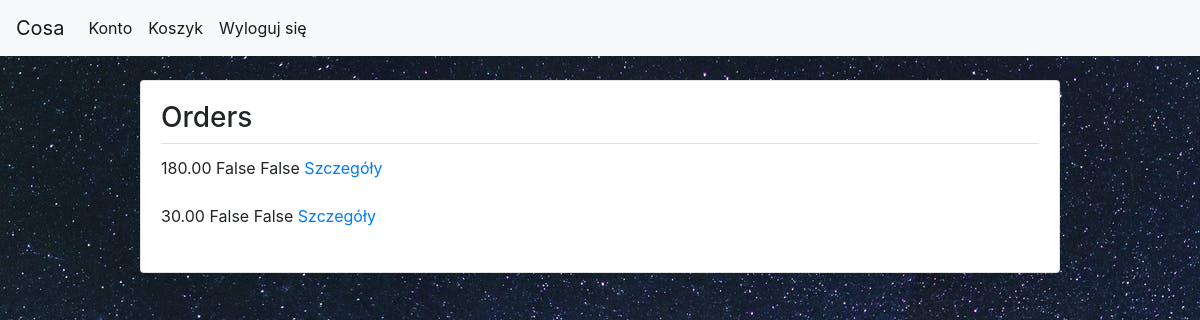
The page /orders/ (signed in) on the database as committed earlier.
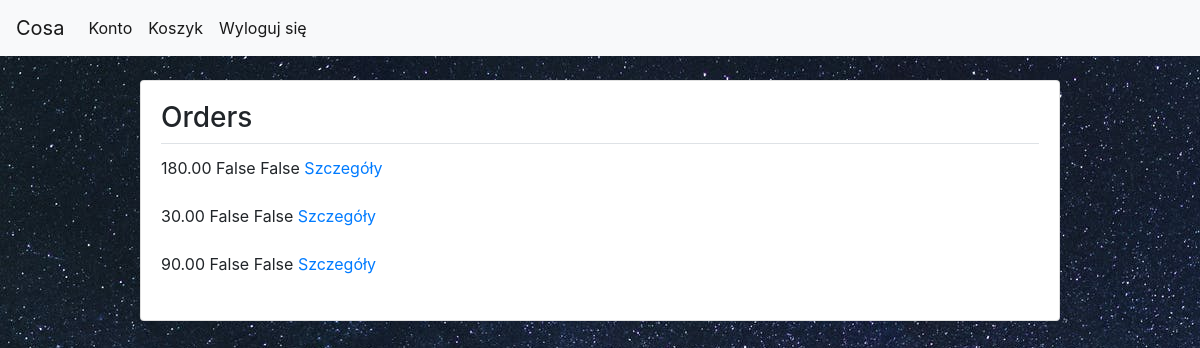
The same page on the database as committed later.
### orders/models.py (models this page shows, shortened)
class Order(models.Model):
    inpost_code = models.CharField(max_length=6)
    change_date = models.DateTimeField(auto_now=True)
    order_date = models.DateTimeField(auto_now_add=True)
    customer = models.ForeignKey(
        User, on_delete=models.CASCADE, related_name="orders")
    is_paid = models.BooleanField(default=False)
    is_sent = models.BooleanField(default=False)
    def cost(self):
        cost = sum([i.full_price() for i in self.products.all()])
        return cost

class OrderProduct(models.Model):
    order = models.ForeignKey(Order, on_delete=models.CASCADE, related_name="products")
    product = models.ForeignKey(Product, on_delete=models.DO_NOTHING)
    price = models.DecimalField(max_digits=6, decimal_places=2)
    quantity = models.PositiveIntegerField()
    def full_price(self):
        return self.price*self.quantity

### orders/views.py (the view)
# urls.py: path("", orders_view, name="orders"),
@login_required
def orders_view(request):
    return render(request, "orders/orders.html", {"orders":request.user.orders.all()})

### templates/orders/orders.html (shortened to what this page needs)
{% extends "base_card.html" %}
{% block card_title %}Orders{% endblock %}
{% block card_content %}
{% for order  in orders %}
    {{order.cost}}
    {{order.is_paid}}
    {{order.is_sent}}
    <a href="{% url 'orders:order_detail' order.pk %}">Szczegóły</a><br><br>
{% endfor %}
{% endblock %}

### templates/base_card.html (shortened to what this page needs)
{% extends "base.html" %}
{% block content %}
<div class="container">
    <div class="row">
        <div class="col-lg-10 mx-auto">
            <div class="card mt-4">
                <div class="card-body">
                    <div class="card-title border-bottom">
                        <h3>{% block card_title %} {% endblock %}</h3>
                    </div>
                    {% block card_content %}
                    {% endblock %}
                </div>
            </div>
        </div>
    </div>
</div>
{% endblock %}

### templates/base.html (shortened to what this page needs)
{%load static%}
<html lang="pl">
<head>
    <link rel="stylesheet" href="https://stackpath.bootstrapcdn.com/bootstrap/4.5.0/css/bootstrap.min.css"
>
</head>
<body class="bg-dark">
    <nav class="navbar navbar-expand-lg navbar-light bg-light">
        <a class="navbar-brand" href="{% url 'shop:index' %}">Cosa</a>
        <div class="collapse navbar-collapse" id="navbar">
            <ul class="navbar-nav mr-auto">
                {% if user.is_authenticated %}
                <li class="nav-item active">
                    <a class="nav-link" href="{% url 'profile' %}">Konto</a>
                </li>
                <li class="nav-item active">
                    <a class="nav-link" href="{% url 'shop:basket' %}">Koszyk</a>
                </li>
                <li class="nav-item active">
                    <a class="nav-link" href="{% url 'logout' %}">Wyloguj się</a>
                </li>
                {% endif %}
            </ul>
        </div>
    </nav>
    <main>
        {% block content %}
        {% endblock %}
    </main>
</body>
</html>

Rows that differ between the two databases and show on the page:
added Order: cost "90.00", is_paid "False", is_sent "False"
